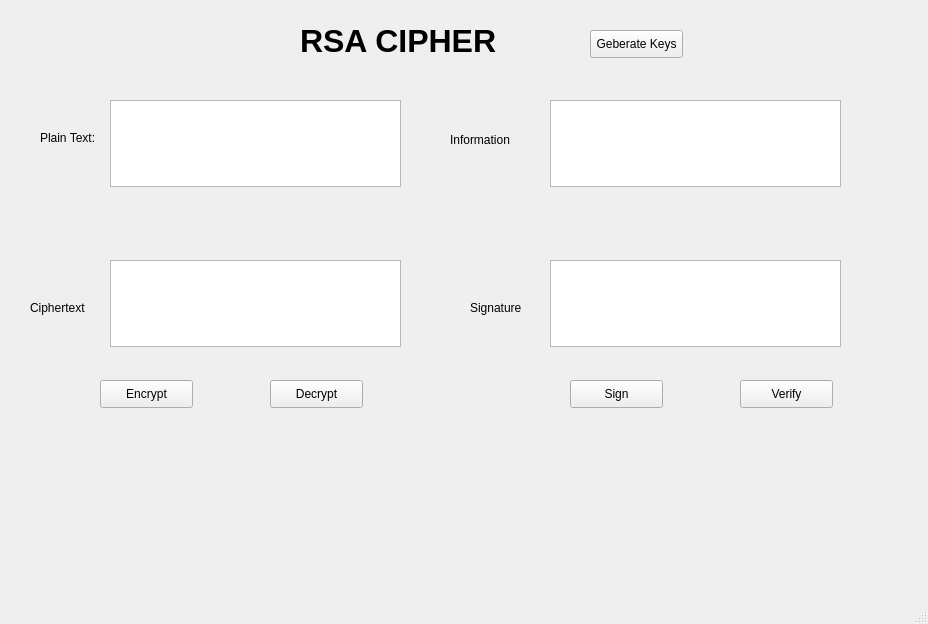
<?xml version="1.0" encoding="UTF-8"?>
<ui version="4.0">
 <class>MainWindow</class>
 <widget class="QMainWindow" name="MainWindow">
  <property name="geometry">
   <rect>
    <x>0</x>
    <y>0</y>
    <width>928</width>
    <height>624</height>
   </rect>
  </property>
  <property name="windowTitle">
   <string>MainWindow</string>
  </property>
  <widget class="QWidget" name="centralwidget">
   <widget class="QLabel" name="label">
    <property name="geometry">
     <rect>
      <x>300</x>
      <y>20</y>
      <width>251</width>
      <height>41</height>
     </rect>
    </property>
    <property name="font">
     <font>
      <pointsize>24</pointsize>
      <weight>75</weight>
      <bold>true</bold>
     </font>
    </property>
    <property name="text">
     <string>RSA CIPHER</string>
    </property>
   </widget>
   <widget class="QLabel" name="label_2">
    <property name="geometry">
     <rect>
      <x>40</x>
      <y>130</y>
      <width>55</width>
      <height>16</height>
     </rect>
    </property>
    <property name="text">
     <string>Plain Text:</string>
    </property>
   </widget>
   <widget class="QLabel" name="label_3">
    <property name="geometry">
     <rect>
      <x>30</x>
      <y>300</y>
      <width>55</width>
      <height>16</height>
     </rect>
    </property>
    <property name="text">
     <string>Ciphertext:</string>
    </property>
   </widget>
   <widget class="QLabel" name="label_4">
    <property name="geometry">
     <rect>
      <x>470</x>
      <y>300</y>
      <width>55</width>
      <height>16</height>
     </rect>
    </property>
    <property name="text">
     <string>Signature</string>
    </property>
   </widget>
   <widget class="QLabel" name="label_5">
    <property name="geometry">
     <rect>
      <x>450</x>
      <y>130</y>
      <width>81</width>
      <height>20</height>
     </rect>
    </property>
    <property name="text">
     <string>Information</string>
    </property>
   </widget>
   <widget class="QPlainTextEdit" name="txt_plain_text">
    <property name="geometry">
     <rect>
      <x>110</x>
      <y>100</y>
      <width>291</width>
      <height>87</height>
     </rect>
    </property>
   </widget>
   <widget class="QPlainTextEdit" name="txt_cipher_text">
    <property name="geometry">
     <rect>
      <x>110</x>
      <y>260</y>
      <width>291</width>
      <height>87</height>
     </rect>
    </property>
   </widget>
   <widget class="QPlainTextEdit" name="txt_sign">
    <property name="geometry">
     <rect>
      <x>550</x>
      <y>260</y>
      <width>291</width>
      <height>87</height>
     </rect>
    </property>
   </widget>
   <widget class="QPlainTextEdit" name="txt_info">
    <property name="geometry">
     <rect>
      <x>550</x>
      <y>100</y>
      <width>291</width>
      <height>87</height>
     </rect>
    </property>
   </widget>
   <widget class="QPushButton" name="btn_encrypt">
    <property name="geometry">
     <rect>
      <x>100</x>
      <y>380</y>
      <width>93</width>
      <height>28</height>
     </rect>
    </property>
    <property name="text">
     <string>Encrypt</string>
    </property>
   </widget>
   <widget class="QPushButton" name="btn_decrypt">
    <property name="geometry">
     <rect>
      <x>270</x>
      <y>380</y>
      <width>93</width>
      <height>28</height>
     </rect>
    </property>
    <property name="text">
     <string>Decrypt</string>
    </property>
   </widget>
   <widget class="QPushButton" name="btn_verify">
    <property name="geometry">
     <rect>
      <x>740</x>
      <y>380</y>
      <width>93</width>
      <height>28</height>
     </rect>
    </property>
    <property name="text">
     <string>Verify</string>
    </property>
   </widget>
   <widget class="QPushButton" name="btn_sign">
    <property name="geometry">
     <rect>
      <x>570</x>
      <y>380</y>
      <width>93</width>
      <height>28</height>
     </rect>
    </property>
    <property name="text">
     <string>Sign</string>
    </property>
   </widget>
   <widget class="QPushButton" name="btn_gen_keys">
    <property name="geometry">
     <rect>
      <x>590</x>
      <y>30</y>
      <width>93</width>
      <height>28</height>
     </rect>
    </property>
    <property name="text">
     <string>Geberate Keys</string>
    </property>
   </widget>
  </widget>
  <widget class="QMenuBar" name="menubar">
   <property name="geometry">
    <rect>
     <x>0</x>
     <y>0</y>
     <width>928</width>
     <height>26</height>
    </rect>
   </property>
  </widget>
  <widget class="QStatusBar" name="statusbar"/>
 </widget>
 <resources/>
 <connections/>
</ui>
